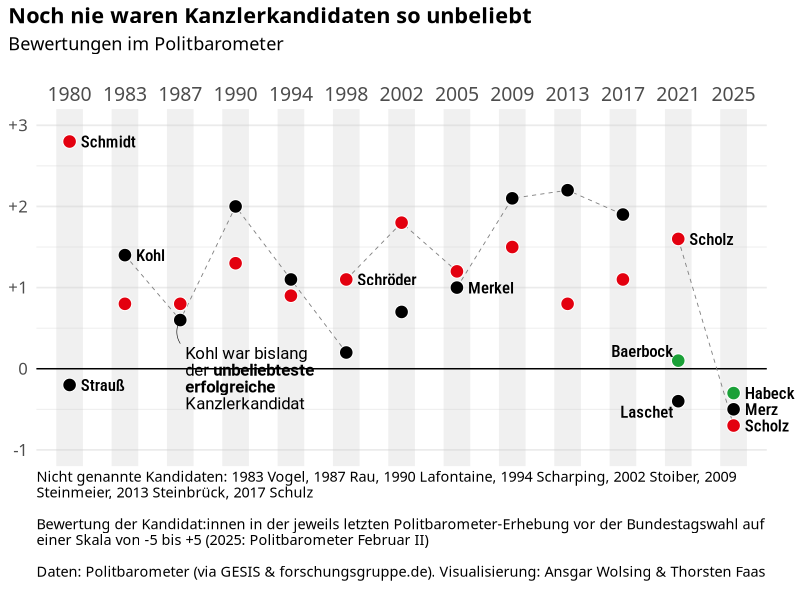

Generate this figure with R: (Note: this script raises an error after producing the figure.)
## ---- chunk 1
library(tidyverse)
library(ggtext)
library(here)

knitr::opts_chunk$set(dev = "ragg_png")

# source(here("R", "custom-theme.R"))

# Custom theme
theme_custom <- function(base_size = 13, ...) {
  theme_minimal(base_family = "Roboto Condensed", base_size = base_size) +
    theme(
      plot.background = element_rect(color = "white", fill = "white"),
      plot.margin = margin(t = 4, l = 6, r = 6, b = 2),
      plot.title = element_markdown(
        family = "Roboto Slab", face = "bold", lineheight = 1.25),
      plot.title.position = "plot",
      plot.subtitle = element_textbox(
        family = "Roboto Slab", lineheight = 1.25, width = 1),
      plot.caption = element_textbox(
        family = "Roboto Slab", hjust = 0, lineheight = 1.1, width = 1,
        margin = margin(t = 4, b = 8)),
      axis.text.x = element_text(family = "Roboto Condensed SemiBold"),
      strip.text = element_text(family = "Roboto Condensed SemiBold", size = 11)
    )  
}
theme_set(theme_custom())

# Party colors
party_pal <- c(
  "SPD" = "#E3000F",
  "CDU/CSU" = "#000000",
  "CDU" = "#000000",
  "CSU" = "#000000",
  "FDP" = "#FFEF00",
  "Grüne" = "#1AA037",
  "AfD" = "#0489DB",
  "Linke" = "#BD4459",
  "Linke.PDS" = "#BD4459",
  "BSW" = "#F39324"
  )
## ---- chunk 2
df_skalo <- read_tsv(here("data", "Politbarometer", "politbarometer-kandidaten.tsv"))
## ---- chunk 3

kandidaten_hinweis <- df_skalo |> 
  filter(!kandidat %in% c("Merkel", "Schröder", "Schmidt", "Kohl", "Merz", "Scholz", 
                          "Baerbock", "Habeck", "Laschet", "Strauß")) |> 
  transmute(wahl_kandidat_label = paste(wahl, kandidat, sep = " "))

## ---- chunk 4
annotation_size <- 4.25

kandidaten_hinweis <- df_skalo |> 
  filter(!kandidat %in% c("Merkel", "Schröder", "Schmidt", "Kohl", "Merz", "Scholz", 
                          "Baerbock", "Habeck", "Laschet", "Strauß")) |> 
  transmute(wahl_kandidat_label = paste(wahl, kandidat, sep = " "))

df_skalo |> 
  filter(!(wahl == 2021 & kandidat == "Merkel")) |> 
  mutate(wahl_fct = factor(wahl)) |> 
  ggplot(aes(wahl_fct, bewertung, fill = partei)) +
  geom_vline(
    aes(xintercept = wahl_fct), 
    linewidth = 9, color = alpha("grey80", 0.3)) +
  geom_hline(aes(yintercept = 0), linewidth = 0.5) +
  geom_line(
    aes(group = kandidat),
    linetype = "dashed", linewidth = 0.3, col = "grey50"
  ) +
  geom_point(
    aes(
      shape = ifelse(kandidat == "Merkel" & wahl == "2021", 4, 21),
      col = ifelse(kandidat == "Merkel" & wahl == "2021", "black", "white")),
    size = annotation_size) +
  geom_text(
    data = ~filter(.,
                   wahl %in% c(2005, 2021) & kandidat == "Merkel" |
                   wahl == 1980 |
                   wahl == 1983 & kandidat == "Kohl" |
                   wahl == 1998 & kandidat == "Schröder" |
                   kandidat == "Scholz" |
                   kandidat == "Habeck" |
                   kandidat == "Merz"
                   ),
    aes(label = kandidat),
    family = "Roboto Condensed Medium", size = annotation_size,
    hjust = 0, nudge_x = 0.2
  ) +
  annotate(
    "richtext",
    x = c("1987", "2021", "2021"), 
    y = c(0.33, -0.55, 0.2), 
    label = c(
      "<span style='font-family: Roboto Condensed'>Kohl war 
      bislang<br>der **unbeliebteste<br>erfolgreiche**<br>Kanzlerkandidat</span>",
      "Laschet",
      "Baerbock"),
    vjust = c(1, 0.5, 0.5),
    hjust = c(0, 1, 1),
    fill = NA, label.size = 0, family = "Roboto Condensed Medium", 
    size = annotation_size, lineheight = 1
  ) +
  annotate(
    GeomCurve,
    x = "1987",
    xend = "1987",
    y = 0.31,
    yend = 0.6,
    curvature = -0.3, linewidth = 0.2
  ) +
  scale_x_discrete(position = "top") +
  scale_y_continuous(labels = scales::label_number(style_positive = "plus")) +
  scale_fill_manual(values = party_pal) +
  scale_shape_identity() +
  scale_color_identity() +
  coord_cartesian(ylim = c(-1, 3), clip = "off") +
  guides(fill = "none") +
  labs(
    title = "Noch nie waren Kanzlerkandidaten so unbeliebt",
    subtitle = "Bewertungen im Politbarometer",
    caption = paste(
      paste(
        paste("Nicht genannte Kandidaten:",
       paste(kandidaten_hinweis$wahl_kandidat_label, collapse = ", ")),
       "Bewertung der Kandidat:innen in der jeweils letzten Politbarometer-Erhebung 
       vor der Bundestagswahl auf einer Skala von -5 bis +5 (2025: Politbarometer Februar II)",
      "Daten: Politbarometer (via GESIS & forschungsgruppe.de).
        Visualisierung: Ansgar Wolsing & Thorsten Faas", sep = "<br><br>"
    )),
    x = NULL, y = NULL 
  ) +
  theme(
    panel.grid.major.x = element_blank(),
    panel.grid.minor.x = element_blank(),
    axis.text.y = element_text(family = "Roboto Condensed SemiBold", size = 12),
    axis.text.x.top = element_text(family = "Roboto Condensed SemiBold", size = 14),
    plot.subtitle = element_textbox(margin = margin(b = 20)),
    plot.margin = margin(t = 6, r = 24, b = 6, l = 6)
  )
## ---- chunk 5
df_kandidaten_pro_btw <- df_skalo |> 
  filter(!(kandidat == "Merkel" & wahl == 2021)) |> 
  mutate(
    party_color = party_pal[partei],
    kandidat = ifelse(gewaehlter_kanzler, sprintf("<b>%s</b>", kandidat), kandidat)
    ) |> 
  select(wahl, kandidat, party_color) |> 
  group_by(wahl) |> 
  summarize(kandidaten_label = str_c(
      sprintf("<span style='font-size: 7pt;color:%s'>\U25B6</span>%s", 
              party_color, kandidat), 
      collapse = "<br>"
    ),
    .groups = "drop") |> 
  mutate(wahl_fct = factor(wahl))
## ---- chunk 6

annotation_size <- 4.25

df_skalo |> 
  filter(!(wahl == 2021 & kandidat == "Merkel")) |> 
  mutate(wahl_fct = factor(wahl)) |> 
  ggplot(aes(wahl_fct, bewertung, fill = partei)) +
  geom_vline(
    aes(xintercept = wahl_fct), 
    linewidth = 9, color = alpha("grey80", 0.3)) +
  geom_hline(aes(yintercept = 0), linewidth = 0.5) +
  geom_line(
    aes(group = kandidat),
    linetype = "dashed", linewidth = 0.3, col = "grey50"
  ) +
  geom_point(
    aes(
      shape = ifelse(kandidat == "Merkel" & wahl == "2021", 4, 21),
      col = ifelse(kandidat == "Merkel" & wahl == "2021", "black", "white")),
    size = annotation_size) +
  geom_richtext(
    data = df_kandidaten_pro_btw,
    aes(wahl_fct, 
        # y = 3.4,
        y = ifelse(wahl == 2025, 3.45, 3.4),
        label = kandidaten_label,
        vjust = ifelse(wahl == 2025, 0.6, 0.5)
        ),
    inherit.aes = FALSE,
    family = "Roboto Condensed", size = 4, hjust = 0, 
    lineheight = 0.85, nudge_x = -0.1, fill = NA, label.size = 0, angle = 45
  ) +
  annotate(
    "richtext",
    x = "1987", 
    y = 0.45, 
    label = "<span style='font-family: Roboto Condensed'>Kohl war 
      bislang<br>der **unbeliebteste<br>erfolgreiche**<br>Kanzlerkandidat</span>",
    vjust = 1, hjust = 0,
    fill = NA, label.size = 0, family = "Roboto Condensed Medium", 
    size = annotation_size, lineheight = 1
  ) +
  annotate(
    GeomCurve,
    x = "1987",
    xend = "1987",
    y = 0.31,
    yend = 0.6,
    curvature = -0.3, linewidth = 0.2
  ) +
  scale_x_discrete(position = "bottom") +
  scale_y_continuous(labels = scales::label_number(style_positive = "plus")) +
  scale_fill_manual(values = party_pal) +
  scale_shape_identity() +
  scale_color_identity() +
  coord_cartesian(ylim = c(-1, 3), clip = "off") +
  guides(fill = "none") +
  labs(
    title = "Noch nie waren Kanzlerkandidaten so unbeliebt",
    subtitle = "Bewertungen im Politbarometer",
    caption = paste(
       "Bewertung der Kandidat:innen in der jeweils letzten Politbarometer-Erhebung 
       vor der Bundestagswahl auf einer Skala von -5 bis +5 (2025: Politbarometer Februar II)",
      "Daten: Politbarometer (via GESIS & forschungsgruppe.de).
        Visualisierung: Ansgar Wolsing & Thorsten Faas", sep = "<br><br>"
    ),
    x = NULL, y = NULL
  ) +
  theme(
    panel.grid.major.x = element_blank(),
    panel.grid.minor.x = element_blank(),
    axis.text.y = element_text(family = "Roboto Condensed SemiBold", size = 12),
    axis.text.x = element_text(family = "Roboto Condensed SemiBold", size = 14),
    axis.text.x.top = element_text(family = "Roboto Condensed SemiBold", size = 14),
    plot.subtitle = element_textbox(margin = margin(b = 60)),
    plot.caption = element_textbox(margin = margin(t = 8, b = 6)),
    plot.margin = margin(t = 6, r = 24, b = 6, l = 6)
  )
